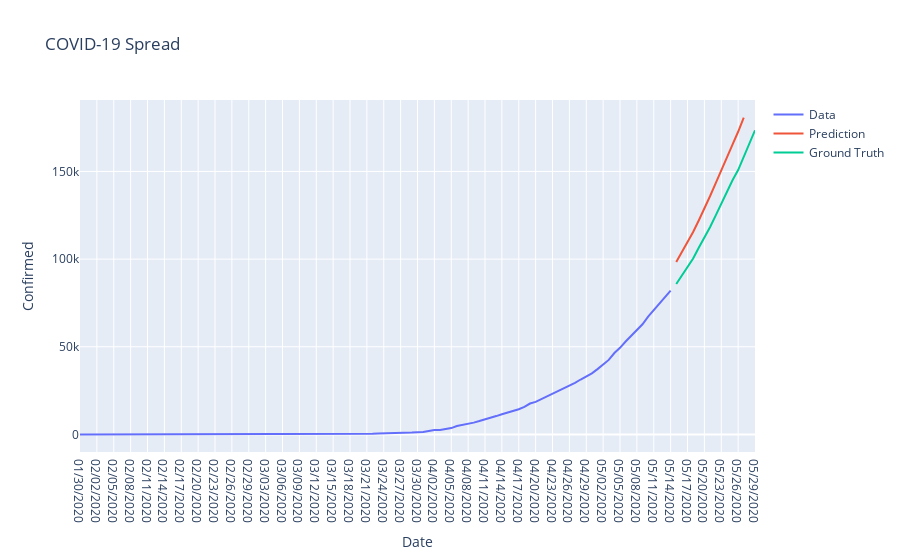

The notebook cell saved with this chart:
### Code cell
import plotly.graph_objects as go
#prediction = model.predict_generator(test_generator)

close_train = train_data.reshape((-1))
close_test = test_data.reshape((-1))
prediction = prediction.reshape((-1))

trace1 = go.Scatter(
    x =  df_In['ObservationDate'][:-test_data_size],
    y = close_train,
    mode = 'lines',
    name = 'Data'
)
trace2 = go.Scatter(
    x = df_In['ObservationDate'][-test_data_size:],
    y = prediction,
    mode = 'lines',
    name = 'Prediction'
)
trace3 = go.Scatter(
    x = df_In['ObservationDate'][-test_data_size:],
    y = close_test,
    mode='lines',
    name = 'Ground Truth'
)
layout = go.Layout(
    title = "COVID-19 Spread",
    xaxis = {'title' : "Date"},
    yaxis = {'title' : "Confirmed"}
)
fig = go.Figure(data=[trace1, trace2, trace3], layout=layout)
fig.show()
